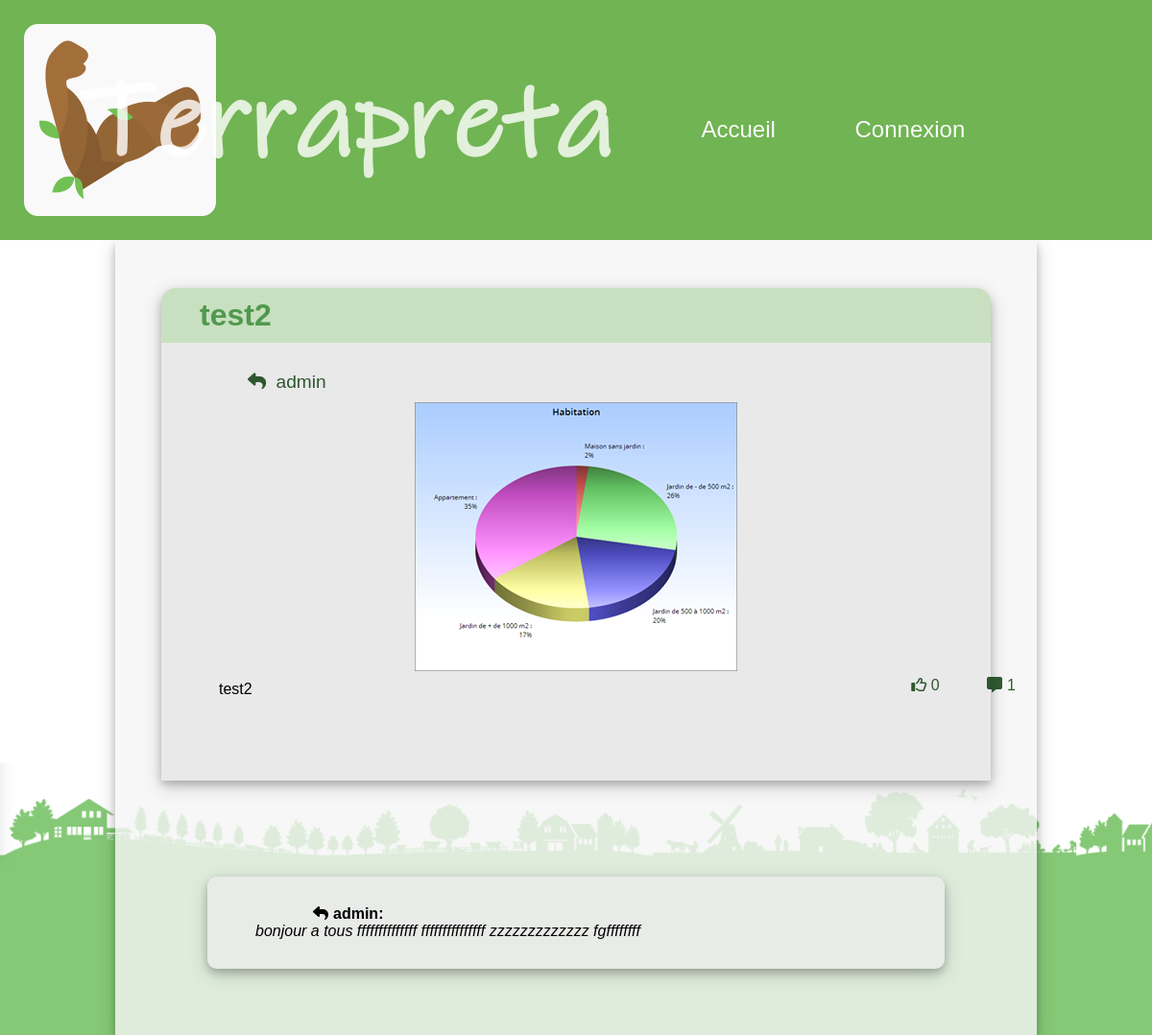
The app's page /page/message.php?message=4 with its own data.
### tables this page shows
CREATE TABLE `message` (
  `id_message` int(11) NOT NULL,
  `id_utilisateur` int(11) NOT NULL,
  `texte_message` varchar(2000) NOT NULL,
  `img_message` varchar(200) DEFAULT NULL,
  `titre_message` varchar(200) NOT NULL
);

CREATE TABLE `utilisateur` (
  `id_utilisateur` int(11) NOT NULL,
  `nom_utilisateur` varchar(50) DEFAULT NULL,
  `prenom_utilisateur` varchar(50) DEFAULT NULL,
  `pseudo_utilisateur` varchar(50) NOT NULL,
  `pwd_utilisateur` varchar(50) NOT NULL,
  `id_statut` int(11) DEFAULT NULL,
  `mail_utilisateur` varchar(200) NOT NULL,
  `nb_like_utilisateur` int(11) DEFAULT NULL
);

CREATE TABLE `commentaire` (
  `id_commentaire` int(11) NOT NULL,
  `id_utilisateur` int(11) NOT NULL,
  `texte_commentaire` varchar(2000) NOT NULL,
  `id_message` int(11) NOT NULL
);

### page/message.php (the view, shortened to what this page needs)
<?php
	include "../php/fonction.php";
?>
<head>
  <link rel="stylesheet" href="../style/style.css">
</head>
<?php
	if(isset($_GET["message"])){
		$message=message($_GET["message"]);
		$utilisateur=utilisateur($message[1]);
		$commentaire=commentaires($_GET["message"]);
		if(isset($commentaire[0][1])){
			$nb=count(commentaires($message[0]));
		}
		else{
			$nb=0;
		}
		echo"<div class='topics'>";
			echo"<div style='width:90%;left:5%;position:relative;box-shadow: 0 4px 8px 0 rgba(0, 0, 0, 0.2), 0 6px 20px 0 rgba(0, 0, 0, 0.19);background-color:rgba(230,230,230,0.8);padding:0px 0px 20px 0px;margin-bottom:100px;border-radius: 15px 15px 0px 0px;'><h1 style='border-radius: 15px 15px 0px 0px;'>".$message[4]."</h1>
				<div>
					<p class='testtopic'style='font-family:sans-serif;font-size:1.2em;color:rgba(0,50,0,0.8)'><i style='margin-right:5px;' class='fas fa-reply'></i> ".$utilisateur["pseudo_utilisateur"]."</p>
					<img src='".$message[3]."'/>
					<p class='testtopic' >".$message[2]."</p>
				</div>
			<br/>";
			echo"<p class='infotopic' style='left:80%'>
					<a href='../php/likeMessage.php?message=".$message[0]."'>
						<i style='margin-right:0px;'class='far fa-thumbs-up'></i>
					</a>".likeMessage($message[0])."
					<i style='margin-right:5px; margin-left:15px;'class='fas fa-comment-alt'></i>".$nb;
				echo"</p></div>";
		if(isset($commentaire[0][1])){
			foreach($commentaire as $value){
				$utilisateur=utilisateur($value[1]);
			echo"<div class='topic commentdiv'><p class='comment'><b><i style='margin-right:5px;' class='fas fa-reply'></i>".$utilisateur["pseudo_utilisateur"].":</b><br/><i>".$value[2]."</i></p>";
			echo"</div>";
		}
		}
	}
	else{
		echo"<p class='error'>pas de message</p>";
	}
?>
</div>
<img class='fond' src="../image/baniere.png">

### style/style.css (style rules this page uses)
div.commentdiv { box-shadow: 0 4px 8px 0 rgba(0, 0, 0, 0.2), 0 6px 20px 0 rgba(0, 0, 0, 0.19); background-color: rgba(235,235,235,0.8); border-radius: 0px 50px 50px 0px; }
div.topics { width:80%; position: relative; left: 50%; transform:translate(-50%,0%); z-index: 4; background-color: rgba(245,245,245,0.8); box-shadow: 0 4px 8px 0 rgba(0, 0, 0, 0.2), 0 6px 20px 0 rgba(0, 0, 0, 0.19); padding-top: 50px; padding-bottom: 50px; }
div.topic { width:80%; left:50%; margin:2% 0%; max-height: 500px; overflow:hidden; position: relative; transition-property:transform; transition-duration:1s; transform:translate(-50%,0%); border-radius: 10px; padding-bottom: -20px; }
p.infotopic { position:relative; top:-60px; left:70%; color:rgba(0,50,0,0.8); display: inline-block; }
p.infotopic a { text-decoration: none; color:rgba(0,50,0,0.8); font-family: sans-serif; }
div.topics h1 { text-align: left; text-indent: 30px; background-color: rgba(167,216,149,0.5); margin:0; padding:10px; color:rgba(50,135,50,0.8); font-family: sans-serif; margin-bottom: 20px; }
div.topics div p { grid-row:1; grid-column:1; margin:10px 30px; text-indent: 30px; font-family: sans-serif; }
div.topics div img { position: relative; display: block; margin:0 auto; grid-row:1; grid-column:2; }
p.testtopic { max-height: 50px; overflow: hidden; display: inline-block; width:80%; }
img.fond { width:100%; position:fixed; z-index: -1; top:100%; transform:translate(0%,-100%); }
p.comment { margin-left: 5%; padding: 20px; display: inline-block; width:75%; }

### records on screen
message: titre_message "test2", img_message (picture), texte_message "test2"
utilisateur: pseudo_utilisateur "admin"
commentaire: texte_commentaire "bonjour a tous ffffffffffffff fffffffffffffff zzzzzzzzzzzzz fgffffffff"

### other values on screen
likeMessage($message[0]) "0"
$nb "1"
